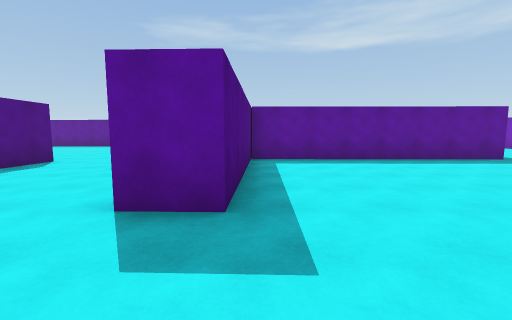
view 1 (above)

24 first-person views from a walk through a 3-D level made in the Unity game engine. The camera is 1.5 m above the floor, tilts 6° down and sees 90° across. The floor is counted in squares, 2 m on a side. Each view is taken from the middle of a square. On the plan, view 1 faces up. The plan holds only what a view shows up to about 9 squares ahead; the rest is blank. The place goes on beyond the plan. The player character is not drawn.

view 2
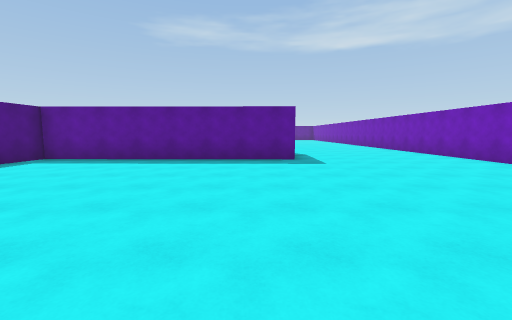

view 3
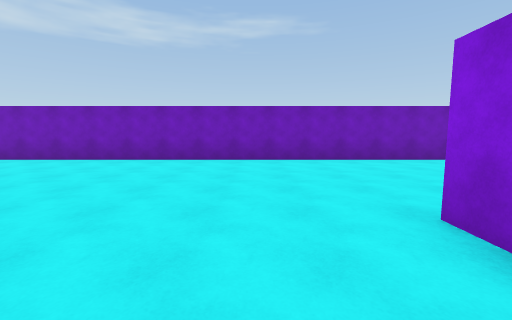

view 4
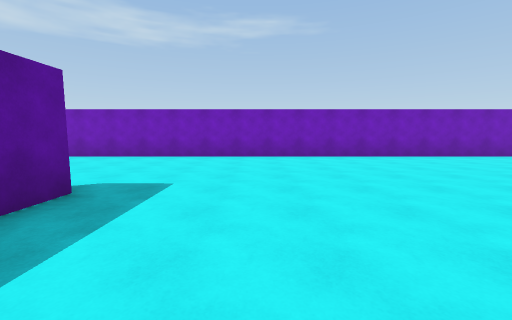

view 5
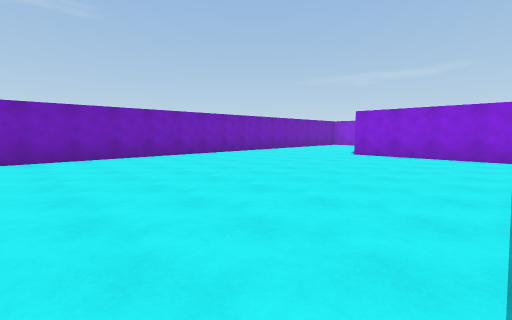

view 6
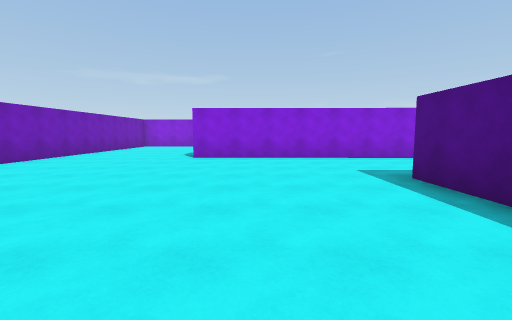

view 7
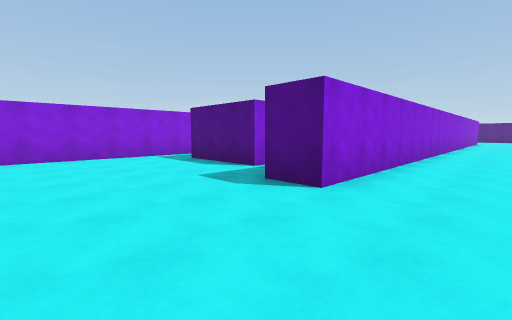

view 8
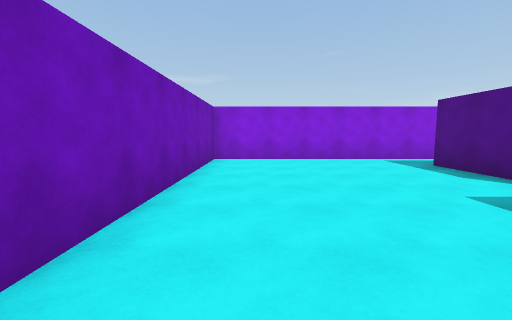

view 9
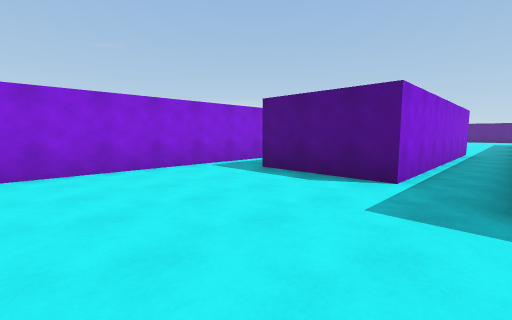

view 10
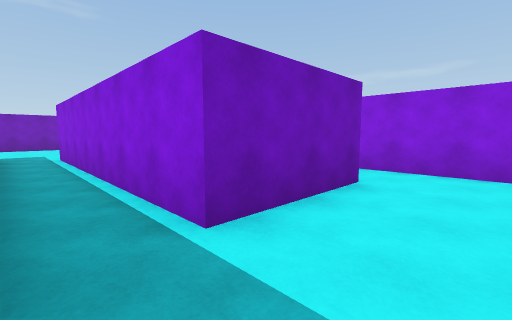

view 11
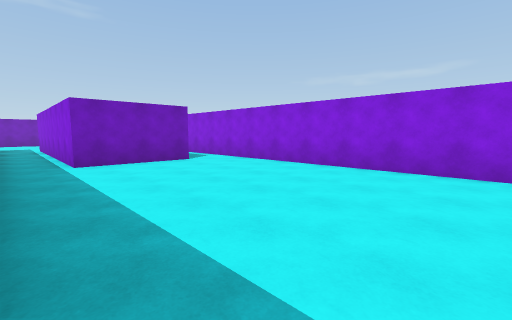

view 12
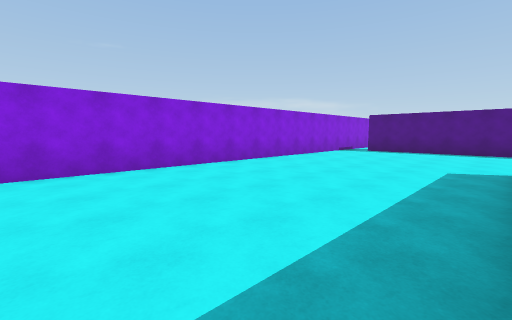

view 13
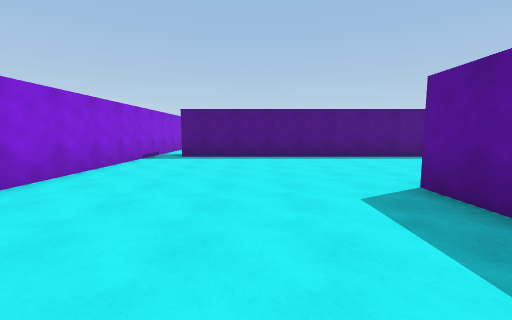

view 14
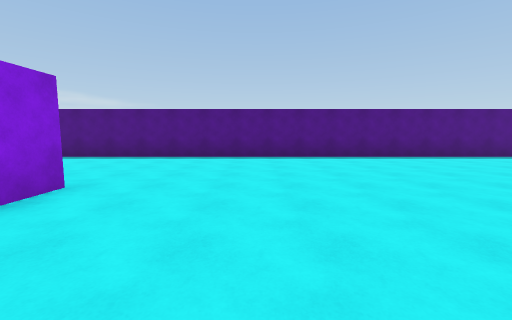

view 15
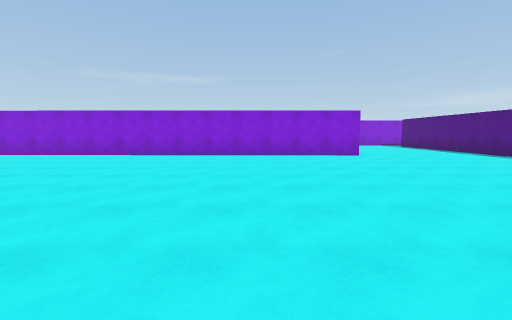

view 16
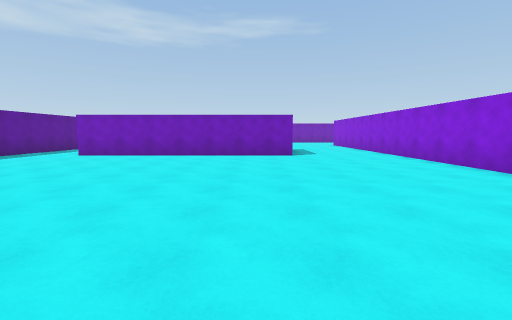

view 17
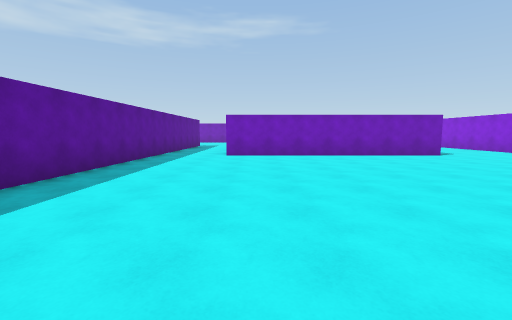

view 18
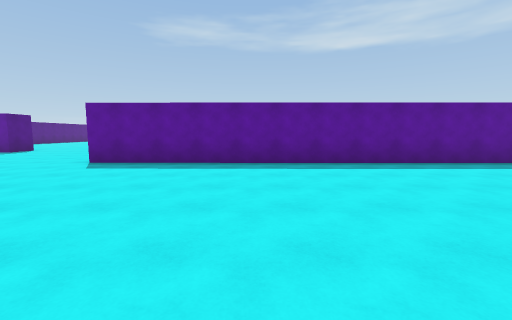

view 19
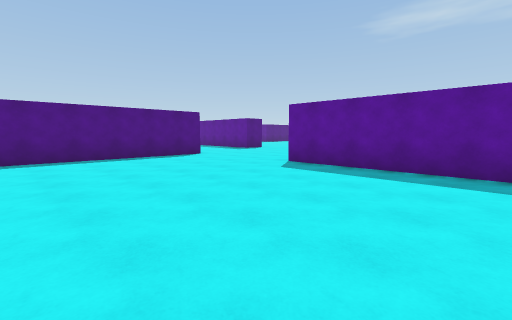

view 20
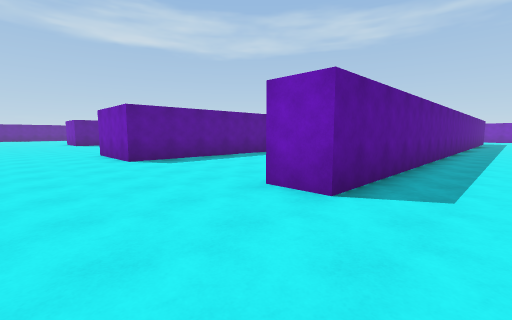

view 21
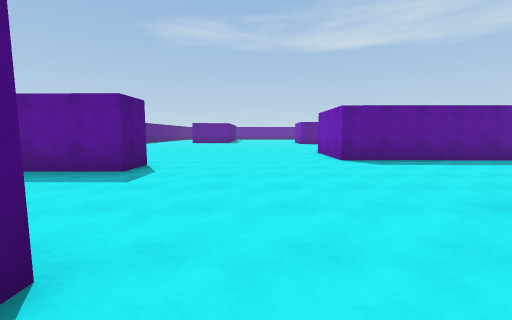

view 22
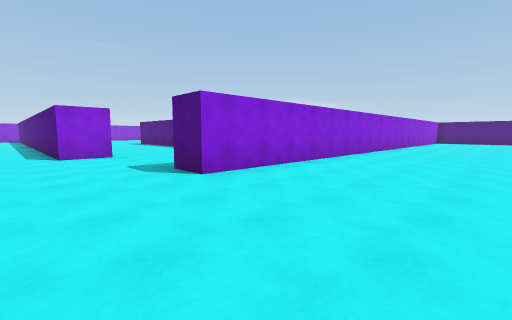

view 23
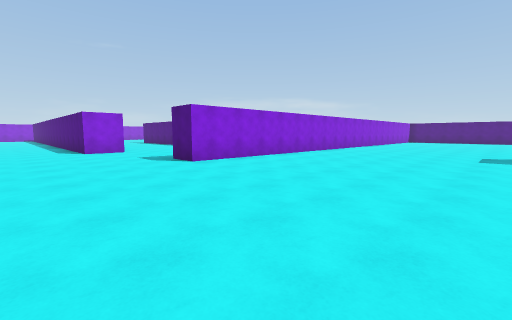

view 24
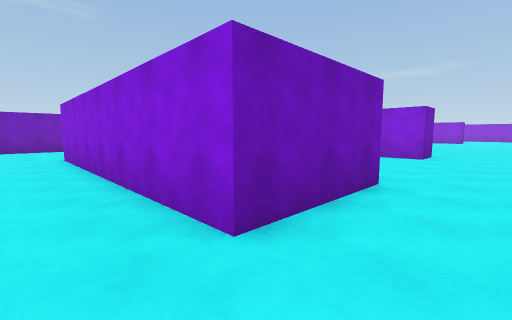

### Floor plan
Points are (right, up) in squares from view 1. A wall is a line through its corners. A room is listed if a view was taken in it or the views show most of it. See-through windows are left out.
Room 1 (views 1, 2, 3, 4, 5, 6, 7, 8, 9)
walls: (7.2, -1.7) (6.2, -1.7); (6.4, -0.6) (7.2, -0.6); (3.4, -9.5) (3.4, -11.2); (-0.5, -14.7) (7.9, -14.8) (7.9, -16); (7.1, 7.3) (-0.1, 7.4) (-0.3, 2.4) (-1.4, 2.4); (-0.3, -17.1) (6.9, -17.2) (6.9, -19.9); (5.2, -21.4) (12.2, -21.4) (12.2, 9.1)
ways out: opening at (-0.6, -0.4) to room 2; opening at (0.2, -13.8) to room 2
Room 2 (views 10, 11, 12, 13, 14, 15, 16, 17, 18, 19, 20, 21, 22, 23, 24)
walls: (-17.5, -1.8) (-16.1, -1.8) (-16.1, -20.4); (-7.9, 4) (-12.6, 4.1) (-12.6, 6.8) (-5.4, 6.8) (-5.4, 5.3); (-11.6, -14.6) (-0.5, -14.7); (-10.2, -15.7) (-11.6, -15.7); (1.1, -1.6) (-12.2, -1.5) (-12.2, -0.4) (-11.1, -0.5); (0.6, -11.4) (0.6, -4); (-23.9, 3.1) (-17.6, 3) (-17.6, 2); (-15.6, -21.4) (0.5, -21.4); (-0.4, -19.9) (-0.3, -17.1)
ways out: opening at (-0.6, -0.4) to room 1; opening at (0.2, -13.8) to room 1; opening at (-18, 0); opening at (-16.5, -21)

Positions as (right, up) in squares from view 1, and headings:
1: (0, 0), facing up
2: (6, 0), facing up
3: (5, 1), facing right
4: (4, -4), facing right
5: (4, -6), facing down-right
6: (6, -7), facing down
7: (11, -13), facing down-left
8: (11, -14), facing down
9: (11, -16), facing down-left
10: (-2, -16), facing down-right
11: (-7, -16), facing down-right
12: (-5, -16), facing down-left
13: (-8, -18), facing left
14: (-8, -12), facing left
15: (-8, -6), facing down
16: (-8, -10), facing right
17: (-8, -5), facing right
18: (-8, -8), facing up
19: (-8, -7), facing up-left
20: (-15, -3), facing up-right
21: (-15, -3), facing up
22: (-15, 7), facing down-left
23: (-14, 9), facing down-left
24: (-14, 8), facing down-right
